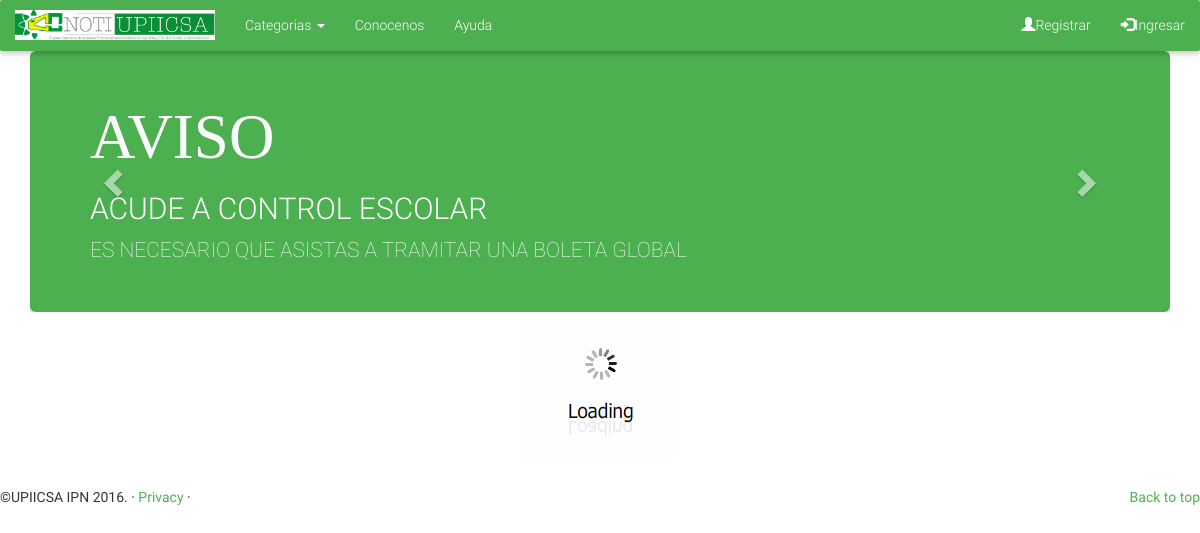
The page / on the database its author committed.
### tables this page shows
CREATE TABLE IF NOT EXISTS `AVISO` (
  `ID_AVISO` int(11) NOT NULL AUTO_INCREMENT,
  `CATEGORIA` text NOT NULL,
  `AV_TITULO` text NOT NULL,
  `AV_CONTENIDO` text NOT NULL,
  PRIMARY KEY (`ID_AVISO`)
);

### carousel.php (the view, shortened to what this page needs)
<?php
include('db.php');
  $sql = "SELECT * FROM AVISO ";
  $cont=0;
  $data = $con->query($sql);
  if($data!=null && $data->num_rows>0){
	echo'
  <script>
  function getParameterByName(name) {
     name = name.replace(/[\[]/, "\\[").replace(/[\]]/, "\\]");
     var regex = new RegExp("[\\?&]" + name + "=([^&#]*)"),
     results = regex.exec(location.search);
     return results === null ? "" : decodeURIComponent(results[1].replace(/\+/g, " "));
  }
  var t=getParameterByName("tag");
  document.getElementById("tag").innerHTML=t;
  </script>
   <div id="myCarousel" class="carousel slide" data-ride="carousel">
   <!--
  <ol class="carousel-indicators">
      <li data-target="#myCarousel" data-slide-to="0" class="active"></li>
  <li data-target="#myCarousel" data-slide-to="1"></li>
      <li data-target="#myCarousel" data-slide-to="2"></li>
    </ol>-->
  <div class="container">
    <div class="carousel-inner" role="listbox">';
    while( $row = $data->fetch_array(MYSQLI_ASSOC)){
       if($cont==1){
         echo '<div class="jumbotron green item active">';
     }else{
      echo '<div class="jumbotron green item" >';
     }
     echo'
     <h1>'.$row['CATEGORIA'].'</h1>
     <h2 data-toggle="modal" data-target="#modalaviso" data-titulo="'.$row['AV_TITULO'].'">'.$row['AV_TITULO'].'</h2>
     <p>'.$row['AV_CONTENIDO'].'</p>
   </div>';
     $cont++;
    }
  echo'  <a class="left carousel-control" href="#myCarousel" role="button" data-slide="prev">
      <span class="glyphicon glyphicon-chevron-left" aria-hidden="true"></span>
      <span class="sr-only">Previous</span>
    </a>
    <a class="right carousel-control" href="#myCarousel" role="button" data-slide="next">
      <span class="glyphicon glyphicon-chevron-right" aria-hidden="true"></span>
      <span class="sr-only">Next</span>
    </a>
  </div>
 </div>
</div>';
}
?>

### rows shown on the page
aviso: AV_TITULO "ACUDE A CONTROL ESCOLAR", AV_CONTENIDO "ES NECESARIO QUE ASISTAS A TRAMITAR UNA BOLETA GLOBAL"
